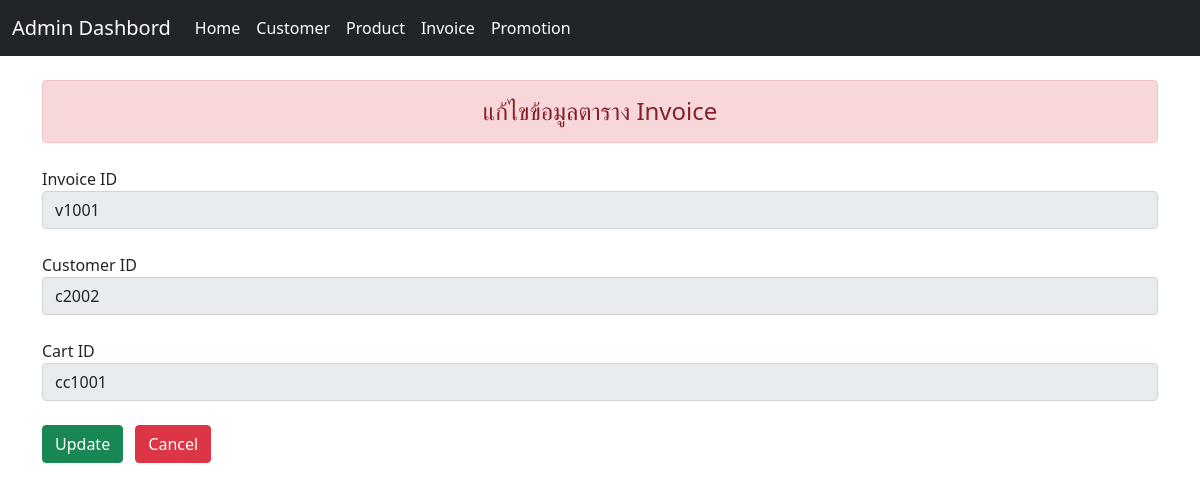
Page /admin/edite_invoice.php?id=v1001 on the committed database.
### tables this page shows
CREATE TABLE `invoice` (
  `invoice_id` varchar(10) NOT NULL,
  `customer_id` varchar(10) NOT NULL,
  `cart_id` varchar(10) NOT NULL
);

### admin/edite_invoice.php (the view, shortened to what this page needs)
<?php
    include 'conndb.php';
    $id = $_GET['id'];
    $sql = "SELECT * FROM Invoice WHERE invoice_id='$id' ";
    $result = mysqli_query($conn, $sql);
    $row = mysqli_fetch_array($result);
?>
<!DOCTYPE html>
<html lang="en">
<head>
    <link rel="stylesheet" href="../bootstrap/css/bootstrap.min.css">
</head>
<body>
    <?php include 'navbar.php'?>
    <div class="container">
        <div class="h4 text-center alert alert-danger mb-4 mt-4" role="alert">
            แก้ไขข้อมูลตาราง Invoice
        </div>
        <form  action="update_invoice.php" method="POST">
            <label for="invoice_id">Invoice ID</label>
            <input class="form-control mb-4" type="text" name="invoice_id" id="invoice_id" value="<?=$row['invoice_id']?>" readonly/>
            <label for="customer_id">Customer ID</label>
            <input class="form-control mb-4" type="text" name="customer_id" id="customer_id" value="<?=$row['customer_id']?>" readonly/>
            <label for="cart_id">Cart ID</label>
            <input class="form-control mb-4" type="text" name="cart_id" id="cart_id" value="<?=$row['cart_id']?>" readonly/>
            <button type="submit" value="Update" class="btn btn-success">Update</button>
            <button type="submit" class="btn btn-danger ms-2">
                <a class="text-white text-decoration-none" href="invoice.php">Cancel</a>
            </button>
        </form>
    </div>
</body>
</html>

### rows in the picture
invoice: invoice_id "v1001", customer_id "c2002", cart_id "cc1001"
